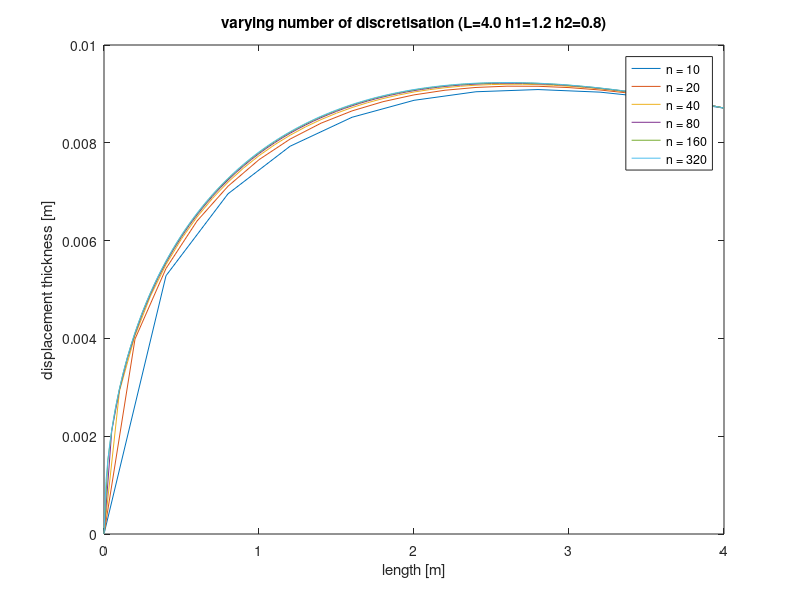
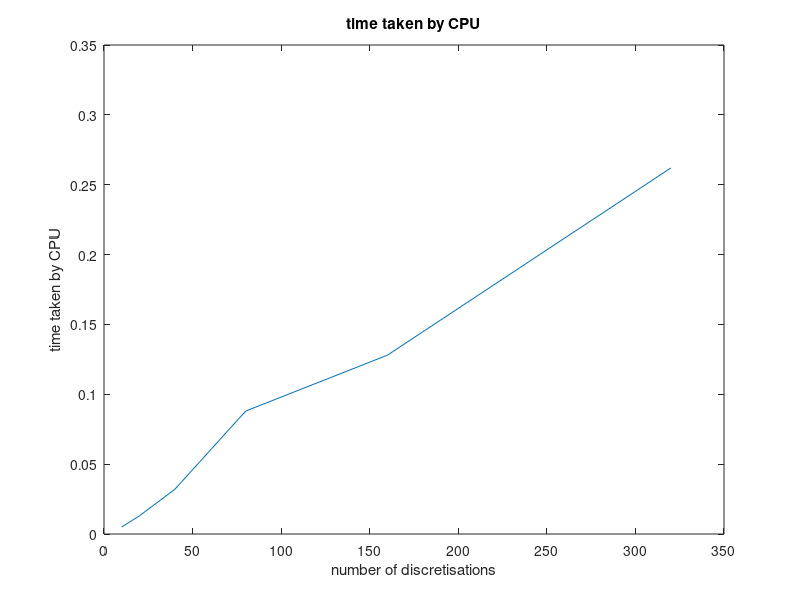
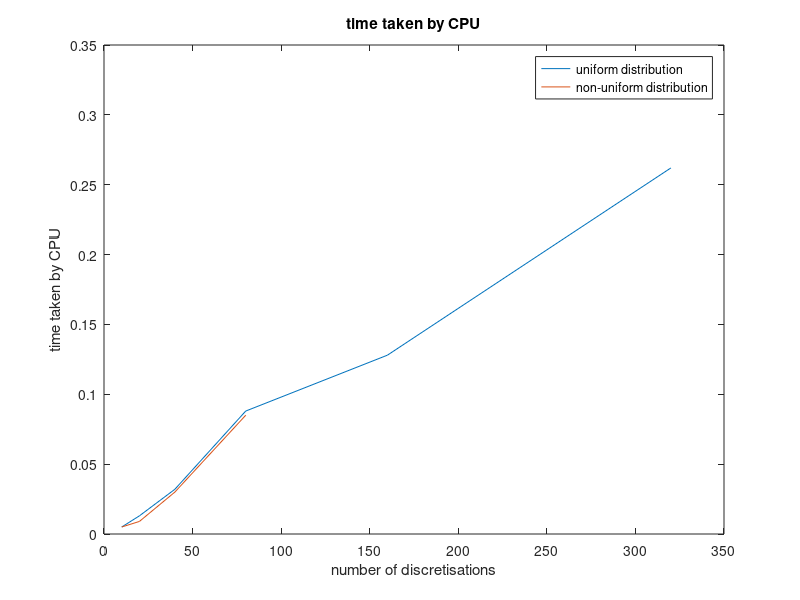
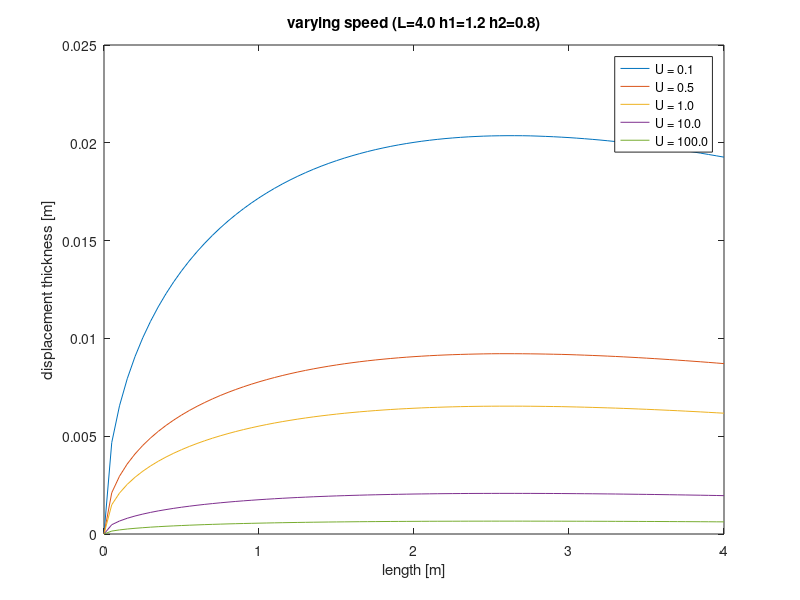

These figures' MATLAB source, in order:
% load('L4H12H08-n10.txt');
load('L4H12H08-n20.txt');
load('L4H12H08-n40.txt');
load('L4H12H08-n80.txt');
load('L4H12H08-n160.txt');
load('L4H12H08-n320.txt');

% fat dicks in yo ass

add = [0 0 0.5 0 0 100];

N10 = dlmread('L4H12H08-n10.txt');
N10 = [add;N10];
N20 = dlmread('L4H12H08-n20.txt');
N20 = [add;N20];
N40 = dlmread('L4H12H08-n40.txt');
N40 = [add;N40];
N80 = dlmread('L4H12H08-n80.txt');
N80 = [add;N80];
N160 = dlmread('L4H12H08-n160.txt');
N160 = [add;N160];
N320 = dlmread('L4H12H08-n320.txt');
N320 = [add;N320];


figure (1)
plot(N10(:,2),N10(:,5))
hold on
plot(N20(:,2),N20(:,5))
plot(N40(:,2),N40(:,5))
plot(N80(:,2),N80(:,5))
plot(N160(:,2),N160(:,5))
plot(N320(:,2),N320(:,5))
hold off

title('varying number of discretisation (L=4.0 h1=1.2 h2=0.8)')
xlabel('length [m]') 
ylabel('displacement thickness [m]')
%ylim([0 2])
legend('n = 10','n = 20', 'n = 40', 'n = 80', 'n = 160', 'n = 320')

% TIME TAKEN
nUniform = [10 20 40 80 160 320];
TimeUniform = [0.005 0.013 0.032 0.088 0.128 0.262];
nNonUniform = [10 20 40 80];
TimeNonUniform = [0.005 0.009 0.03 0.085];

figure (2)
plot(nUniform, TimeUniform)

title('time taken by CPU')
xlabel('number of discretisations')
ylabel('time taken by CPU')

figure (3)
plot(nUniform, TimeUniform)
hold on
plot(nNonUniform, TimeNonUniform)
hold off
title('time taken by CPU')
xlabel('number of discretisations')
ylabel('time taken by CPU')
legend('uniform distribution', 'non-uniform distribution')

% SPEED VARIATION
load('L4H12H08-n80-U0.1.txt');
load('L4H12H08-n80-U1.0.txt');
load('L4H12H08-n80-U10.0.txt');
load('L4H12H08-n80-U100.0.txt');
U01 = dlmread('L4H12H08-n80-U0.1.txt');
U01 = [add;U01];
U1 = dlmread('L4H12H08-n80-U1.0.txt');
U1 = [add;U1];
U10 = dlmread('L4H12H08-n80-U10.0.txt');
U10 = [add;U10];
U100 = dlmread('L4H12H08-n80-U100.0.txt');
U100 = [add;U100];
figure (4) % speed variation displacement thickness
plot(U01(:,2),U01(:,5))
hold on
plot(N80(:,2),N80(:,5))
plot(U1(:,2),U1(:,5))
plot(U10(:,2),U10(:,5))
plot(U100(:,2),U100(:,5))
hold off
title('varying speed (L=4.0 h1=1.2 h2=0.8)')
xlabel('length [m]') 
ylabel('displacement thickness [m]')
%ylim([0 2])
legend('U = 0.1','U = 0.5','U = 1.0', 'U = 10.0', 'U = 100.0')

figure (5) % speed variation - friction stress
plot(U01(:,2),U01(:,6))
hold on
plot(N80(:,2),N80(:,6))
plot(U1(:,2),U1(:,6))
plot(U10(:,2),U10(:,6))
plot(U100(:,2),U100(:,6))
hold off
title('varying speed (L=4.0 h1=1.2 h2=0.8)')
xlabel('length [m]') 
ylabel('friction stress [m]')
ylim([0 0.005])
legend('U = 0.1','U = 0.5','U = 1.0', 'U = 10.0', 'U = 100.0')

% H2 VARIATION
load('L4H12H077-n80.txt');
load('L4H12H10-n80.txt');
load('L4H12H12-n80.txt');
load('L4H12H123-n80.txt');
H077 = dlmread('L4H12H077-n80.txt');
H077 = [add;H077];
H10 = dlmread('L4H12H10-n80.txt');
H10 = [add;H10];
H12 = dlmread('L4H12H12-n80.txt');
H12 = [add;H12];
H123 = dlmread('L4H12H123-n80.txt');
H123 = [add;H123];
figure (6) % h2 variation vs. displacement thickness
plot(H077(:,2),H077(:,5))
hold on
plot(N80(:,2),N80(:,5))
plot(H10(:,2),H10(:,5))
plot(H12(:,2),H12(:,5))
plot(H123(:,2),H123(:,5))
hold off
title('varying h2 (L=4.0 h1=1.2)')
xlabel('length [m]') 
ylabel('displacement thickness [m]')
%ylim([0 2])
legend('h2 = 0.77','h2 = 0.8','h2 = 1.0', 'h2 = 1.2', 'h2 = 1.23')

figure (7) % speed variation - friction stress
plot(H077(:,2),H077(:,6))
hold on
plot(N80(:,2),N80(:,6))
plot(H10(:,2),H10(:,6))
plot(H12(:,2),H12(:,6))
plot(H123(:,2),H123(:,6))
hold off
title('varying h2 (L=4.0 h1=1.2)')
xlabel('length [m]')
ylabel('friction stress [m]')
ylim([0 0.002])
legend('h2 = 0.77','h2 = 0.8','h2 = 1.0', 'h2 = 1.2', 'h2 = 1.23')


